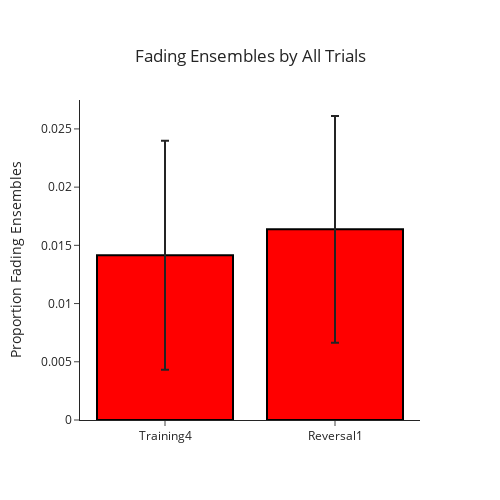

Notebook source saved alongside this figure:
### Code cell
## Get proportion decreasing values
prop_decreasing_T4 = []
prop_decreasing_R1 = []
for key in mouse_trends:
    prop_decreasing_T4.append(mouse_trends[key]['Training4']['prop_decreasing'])
    prop_decreasing_R1.append(mouse_trends[key]['Reversal1']['prop_decreasing'])
prop_df = pd.DataFrame({'Training4': prop_decreasing_T4, 'Reversal1': prop_decreasing_R1})
## Plot prop_df
x = ['Training4', 'Reversal1']
avgs = [prop_df.Training4.mean(), prop_df.Reversal1.mean()]
sem = [prop_df.Training4.sem(), prop_df.Reversal1.sem()]
fig = go.Figure(data = go.Bar(x = x, y = avgs, error_y = dict(type = 'data', array = sem)))
fig.update_layout(template = 'simple_white', width = 500, height = 500)
fig.update_layout(
    title={
        'text': 'Fading Ensembles by All Trials',
        'y':0.9,
        'x':0.5,
        'xanchor': 'center',
        'yanchor': 'top'})
fig.update_yaxes(title = 'Proportion Fading Ensembles')
fig.update_traces(marker_color = 'red', marker_line_color = 'black', marker_line_width = 2)
fig.show()

### Figure 1 — Plotly figure (JSON) as saved in the notebook; plotly's stock layout.template omitted (floating-point values rounded to 4 significant figures)
{"data": [{"error_y": {"array": [0.009824, 0.009736], "type": "data"}, "marker": {"color": "red", "line": {"color": "black", "width": 2}}, "type": "bar", "x": ["Training4", "Reversal1"], "y": [0.01415, 0.01637]}], "layout": {"height": 500, "title": {"text": "Fading Ensembles by All Trials", "x": 0.5, "xanchor": "center", "y": 0.9, "yanchor": "top"}, "width": 500, "yaxis": {"title": {"text": "Proportion Fading Ensembles"}}}}
